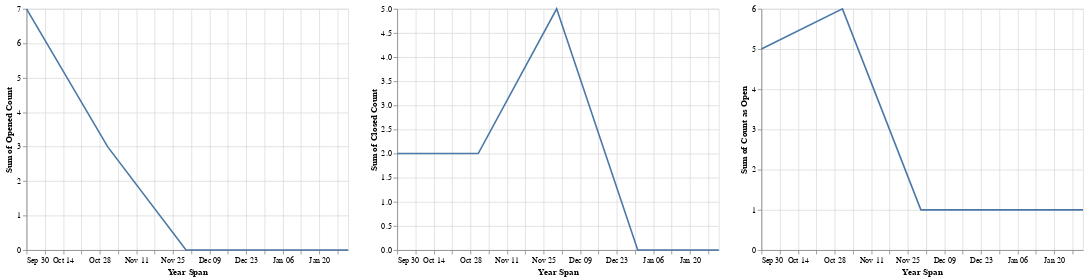

The notebook cell saved with this chart:
### Code cell
open = alt.Chart(caseload_month).mark_line().encode(
    y='sum(Opened Count)',
    x='Year Span:T',
#    y='STATUS_COUNT:Q',
#    color='Status'
)

open | open.encode( y='sum(Closed Count):Q') | open.encode( y='sum(Count as Open):Q')

### Figure 1 — Vega-Lite specification as saved in the notebook (floating-point values rounded to 4 significant figures)
{"config": {"view": {"continuousWidth": 400, "continuousHeight": 300}}, "hconcat": [{"mark": "line", "encoding": {"x": {"type": "temporal", "field": "Year Span"}, "y": {"type": "quantitative", "aggregate": "sum", "field": "Opened Count"}}}, {"mark": "line", "encoding": {"x": {"type": "temporal", "field": "Year Span"}, "y": {"type": "quantitative", "aggregate": "sum", "field": "Closed Count"}}}, {"mark": "line", "encoding": {"x": {"type": "temporal", "field": "Year Span"}, "y": {"type": "quantitative", "aggregate": "sum", "field": "Count as Open"}}}], "data": {"name": "data-59ca8aac6f1145f1dd0c027fcef1b915"}, "$schema": "https://vega.github.io/schema/vega-lite/v4.8.1.json", "datasets": {"data-59ca8aac6f1145f1dd0c027fcef1b915": [{"SCENARIO": "BASIC - SAME MONTH", "CASE_OPENED_DT": "2018-09-13T00:00:00", "LAST_STATUS_DATE": "2018-09-13T00:00:00", "DRIVERS_LICENSE_NO": "990308", "STATUS_COUNT": 5, "Age Category": "Over 80", "GENERAL_STATUS": "Closed", "Year Date": "2019-01-01T00:00:00", "Year Span": "2018-09-30T00:00:00", "Status": "Closed", "Opened Count": 1, "Closed Count": 1, "Count as Open": 0, "Ignore Case": 0, "open_year_span_diff": 0}, {"SCENARIO": "BASIC - SAME MONTH", "CASE_OPENED_DT": "2018-09-13T00:00:00", "LAST_STATUS_DATE": "2018-09-23T00:00:00", "DRIVERS_LICENSE_NO": "191228", "STATUS_COUNT": 5, "Age Category": "Over 80", "GENERAL_STATUS": "Closed", "Year Date": "2019-01-01T00:00:00", "Year Span": "2018-09-30T00:00:00", "Status": "Closed", "Opened Count": 1, "Closed Count": 1, "Count as Open": 0, "Ignore Case": 0, "open_year_span_diff": 0}, {"SCENARIO": "BASIC - 1 MONTH", "CASE_OPENED_DT": "2018-09-23T00:00:00", "LAST_STATUS_DATE": "2018-10-23T00:00:00", "DRIVERS_LICENSE_NO": "184859", "STATUS_COUNT": 5, "Age Category": "Over 80", "GENERAL_STATUS": "Closed", "Year Date": "2019-01-01T00:00:00", "Year Span": "2018-09-30T00:00:00", "Status": "Open", "Opened Count": 1, "Closed Count": 0, "Count as Open": 1, "Ignore Case": 0, "open_year_span_diff": 0}, {"SCENARIO": "BASIC - 1 MONTH", "CASE_OPENED_DT": "2018-09-23T00:00:00", "LAST_STATUS_DATE": "2018-10-23T00:00:00", "DRIVERS_LICENSE_NO": "184859", "STATUS_COUNT": 5, "Age Category": "Over 80", "GENERAL_STATUS": "Closed", "Year Date": "2019-01-01T00:00:00", "Year Span": "2018-10-31T00:00:00", "Status": "Closed", "Opened Count": 0, "Closed Count": 1, "Count as Open": 0, "Ignore Case": 0, "open_year_span_diff": 1}, {"SCENARIO": "BASIC - 3 MONTHS", "CASE_OPENED_DT": "2018-09-23T00:00:00", "LAST_STATUS_DATE": "2018-11-23T00:00:00", "DRIVERS_LICENSE_NO": "889368", "STATUS_COUNT": 5, "Age Category": "Over 80", "GENERAL_STATUS": "Closed", "Year Date": "2019-01-01T00:00:00", "Year Span": "2018-09-30T00:00:00", "Status": "Open", "Opened Count": 1, "Closed Count": 0, "Count as Open": 1, "Ignore Case": 0, "open_year_span_diff": 0}, {"SCENARIO": "BASIC - 3 MONTHS", "CASE_OPENED_DT": "2018-09-23T00:00:00", "LAST_STATUS_DATE": "2018-11-23T00:00:00", "DRIVERS_LICENSE_NO": "889368", "STATUS_COUNT": 5, "Age Category": "Over 80", "GENERAL_STATUS": "Closed", "Year Date": "2019-01-01T00:00:00", "Year Span": "2018-10-31T00:00:00", "Status": "Closed", "Opened Count": 0, "Closed Count": 0, "Count as Open": 1, "Ignore Case": 0, "open_year_span_diff": 1}, {"SCENARIO": "BASIC - 3 MONTHS", "CASE_OPENED_DT": "2018-09-23T00:00:00", "LAST_STATUS_DATE": "2018-11-23T00:00:00", "DRIVERS_LICENSE_NO": "889368", "STATUS_COUNT": 5, "Age Category": "Over 80", "GENERAL_STATUS": "Closed", "Year Date": "2019-01-01T00:00:00", "Year Span": "2018-11-30T00:00:00", "Status": "Closed", "Opened Count": 0, "Closed Count": 1, "Count as Open": 0, "Ignore Case": 0, "open_year_span_diff": 2}, {"SCENARIO": "", "CASE_OPENED_DT": "2018-09-23T00:00:00", "LAST_STATUS_DATE": "2018-11-23T00:00:00", "DRIVERS_LICENSE_NO": "536602", "STATUS_COUNT": 5, "Age Category": "Over 80", "GENERAL_STATUS": "Closed", "Year Date": "2019-01-01T00:00:00", "Year Span": "2018-09-30T00:00:00", "Status": "Open", "Opened Count": 1, "Closed Count": 0, "Count as Open": 1, "Ignore Case": 0, "open_year_span_diff": 0}, {"SCENARIO": "", "CASE_OPENED_DT": "2018-09-23T00:00:00", "LAST_STATUS_DATE": "2018-11-23T00:00:00", "DRIVERS_LICENSE_NO": "536602", "STATUS_COUNT": 5, "Age Category": "Over 80", "GENERAL_STATUS": "Closed", "Year Date": "2019-01-01T00:00:00", "Year Span": "2018-10-31T00:00:00", "Status": "Closed", "Opened Count": 0, "Closed Count": 0, "Count as Open": 1, "Ignore Case": 0, "open_year_span_diff": 1}, {"SCENARIO": "", "CASE_OPENED_DT": "2018-09-23T00:00:00", "LAST_STATUS_DATE": "2018-11-23T00:00:00", "DRIVERS_LICENSE_NO": "536602", "STATUS_COUNT": 5, "Age Category": "Over 80", "GENERAL_STATUS": "Closed", "Year Date": "2019-01-01T00:00:00", "Year Span": "2018-11-30T00:00:00", "Status": "Closed", "Opened Count": 0, "Closed Count": 1, "Count as Open": 0, "Ignore Case": 0, "open_year_span_diff": 2}, {"SCENARIO": "", "CASE_OPENED_DT": "2018-09-23T00:00:00", "LAST_STATUS_DATE": "2018-11-23T00:00:00", "DRIVERS_LICENSE_NO": "190550", "STATUS_COUNT": 5, "Age Category": "Over 80", "GENERAL_STATUS": "Closed", "Year Date": "2019-01-01T00:00:00", "Year Span": "2018-09-30T00:00:00", "Status": "Open", "Opened Count": 1, "Closed Count": 0, "Count as Open": 1, "Ignore Case": 0, "open_year_span_diff": 0}, {"SCENARIO": "", "CASE_OPENED_DT": "2018-09-23T00:00:00", "LAST_STATUS_DATE": "2018-11-23T00:00:00", "DRIVERS_LICENSE_NO": "190550", "STATUS_COUNT": 5, "Age Category": "Over 80", "GENERAL_STATUS": "Closed", "Year Date": "2019-01-01T00:00:00", "Year Span": "2018-10-31T00:00:00", "Status": "Closed", "Opened Count": 0, "Closed Count": 0, "Count as Open": 1, "Ignore Case": 0, "open_year_span_diff": 1}, {"SCENARIO": "", "CASE_OPENED_DT": "2018-09-23T00:00:00", "LAST_STATUS_DATE": "2018-11-23T00:00:00", "DRIVERS_LICENSE_NO": "190550", "STATUS_COUNT": 5, "Age Category": "Over 80", "GENERAL_STATUS": "Closed", "Year Date": "2019-01-01T00:00:00", "Year Span": "2018-11-30T00:00:00", "Status": "Closed", "Opened Count": 0, "Closed Count": 1, "Count as Open": 0, "Ignore Case": 0, "open_year_span_diff": 2}, {"SCENARIO": "", "CASE_OPENED_DT": "2018-09-23T00:00:00", "LAST_STATUS_DATE": "2018-11-23T00:00:00", "DRIVERS_LICENSE_NO": "022627", "STATUS_COUNT": 5, "Age Category": "Over 80", "GENERAL_STATUS": "Closed", "Year Date": "2019-01-01T00:00:00", "Year Span": "2018-09-30T00:00:00", "Status": "Open", "Opened Count": 1, "Closed Count": 0, "Count as Open": 1, "Ignore Case": 0, "open_year_span_diff": 0}, {"SCENARIO": "", "CASE_OPENED_DT": "2018-09-23T00:00:00", "LAST_STATUS_DATE": "2018-11-23T00:00:00", "DRIVERS_LICENSE_NO": "022627", "STATUS_COUNT": 5, "Age Category": "Over 80", "GENERAL_STATUS": "Closed", "Year Date": "2019-01-01T00:00:00", "Year Span": "2018-10-31T00:00:00", "Status": "Closed", "Opened Count": 0, "Closed Count": 0, "Count as Open": 1, "Ignore Case": 0, "open_year_span_diff": 1}, {"SCENARIO": "", "CASE_OPENED_DT": "2018-09-23T00:00:00", "LAST_STATUS_DATE": "2018-11-23T00:00:00", "DRIVERS_LICENSE_NO": "022627", "STATUS_COUNT": 5, "Age Category": "Over 80", "GENERAL_STATUS": "Closed", "Year Date": "2019-01-01T00:00:00", "Year Span": "2018-11-30T00:00:00", "Status": "Closed", "Opened Count": 0, "Closed Count": 1, "Count as Open": 0, "Ignore Case": 0, "open_year_span_diff": 2}, {"SCENARIO": "", "CASE_OPENED_DT": "2018-10-13T00:00:00", "LAST_STATUS_DATE": "2018-10-13T00:00:00", "DRIVERS_LICENSE_NO": "769820", "STATUS_COUNT": 5, "Age Category": "Over 80", "GENERAL_STATUS": "Closed", "Year Date": "2019-01-01T00:00:00", "Year Span": "2018-10-31T00:00:00", "Status": "Closed", "Opened Count": 1, "Closed Count": 1, "Count as Open": 0, "Ignore Case": 0, "open_year_span_diff": 0}, {"SCENARIO": "", "CASE_OPENED_DT": "2018-10-23T00:00:00", "LAST_STATUS_DATE": "2018-11-23T00:00:00", "DRIVERS_LICENSE_NO": "304546", "STATUS_COUNT": 5, "Age Category": "Over 80", "GENERAL_STATUS": "Closed", "Year Date": "2019-01-01T00:00:00", "Year Span": "2018-10-31T00:00:00", "Status": "Open", "Opened Count": 1, "Closed Count": 0, "Count as Open": 1, "Ignore Case": 0, "open_year_span_diff": 0}, {"SCENARIO": "", "CASE_OPENED_DT": "2018-10-23T00:00:00", "LAST_STATUS_DATE": "2018-11-23T00:00:00", "DRIVERS_LICENSE_NO": "304546", "STATUS_COUNT": 5, "Age Category": "Over 80", "GENERAL_STATUS": "Closed", "Year Date": "2019-01-01T00:00:00", "Year Span": "2018-11-30T00:00:00", "Status": "Closed", "Opened Count": 0, "Closed Count": 1, "Count as Open": 0, "Ignore Case": 0, "open_year_span_diff": 1}, {"SCENARIO": "STILL OPEN", "CASE_OPENED_DT": "2018-10-23T00:00:00", "LAST_STATUS_DATE": "2018-12-23T00:00:00", "DRIVERS_LICENSE_NO": "308591", "STATUS_COUNT": 5, "Age Category": "Over 80", "GENERAL_STATUS": "Open", "Year Date": "2019-01-01T00:00:00", "Year Span": "2018-10-31T00:00:00", "Status": "Open", "Opened Count": 1, "Closed Count": 0, "Count as Open": 1, "Ignore Case": 0, "open_year_span_diff": 0}, {"SCENARIO": "STILL OPEN", "CASE_OPENED_DT": "2018-10-23T00:00:00", "LAST_STATUS_DATE": "2018-12-23T00:00:00", "DRIVERS_LICENSE_NO": "308591", "STATUS_COUNT": 5, "Age Category": "Over 80", "GENERAL_STATUS": "Open", "Year Date": "2019-01-01T00:00:00", "Year Span": "2018-11-30T00:00:00", "Status": "Open", "Opened Count": 0, "Closed Count": 0, "Count as Open": 1, "Ignore Case": 0, "open_year_span_diff": 1}, {"SCENARIO": "STILL OPEN", "CASE_OPENED_DT": "2018-10-23T00:00:00", "LAST_STATUS_DATE": "2018-12-23T00:00:00", "DRIVERS_LICENSE_NO": "308591", "STATUS_COUNT": 5, "Age Category": "Over 80", "GENERAL_STATUS": "Open", "Year Date": "2019-01-01T00:00:00", "Year Span": "2018-12-31T00:00:00", "Status": "Open", "Opened Count": 0, "Closed Count": 0, "Count as Open": 1, "Ignore Case": 0, "open_year_span_diff": 2}, {"SCENARIO": "STILL OPEN", "CASE_OPENED_DT": "2018-10-23T00:00:00", "LAST_STATUS_DATE": "2018-12-23T00:00:00", "DRIVERS_LICENSE_NO": "308591", "STATUS_COUNT": 5, "Age Category": "Over 80", "GENERAL_STATUS": "Open", "Year Date": "2019-01-01T00:00:00", "Year Span": "2019-01-31T00:00:00", "Status": "Open", "Opened Count": 0, "Closed Count": 0, "Count as Open": 1, "Ignore Case": 0, "open_year_span_diff": 3}]}}
